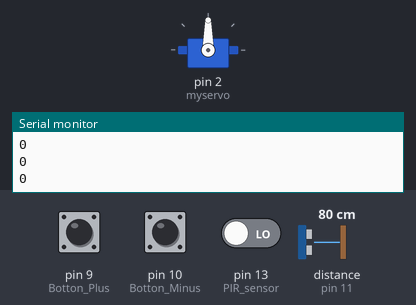
Simulated run of this sketch. Board: Arduino Uno, built with avr-gcc and run on an emulated ATmega328P. On the bench: servo, the last lines printed to the serial monitor. Inputs (shaded band) come from the test bench; at power-on: pin 9 (Botton_Plus) HIGH, distance to the obstacle (sensor on pin 11) 80 cm, pin 10 (Botton_Minus) HIGH, pin 13 (PIR_sensor) LOW. The echo pulse lasts 58.3 µs per cm.

Above: at 1.4 s.
1.5 s: pin 9 (Botton_Plus) pulled LOW for 0.35 s
3.7 s: distance to the obstacle (sensor on pin 11) set to 34 cm
5.2 s: distance to the obstacle (sensor on pin 11) set to 30 cm
At 5.73 s:
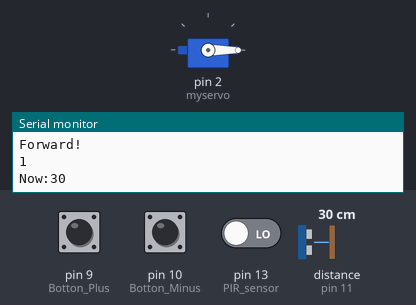
At 6.15 s:
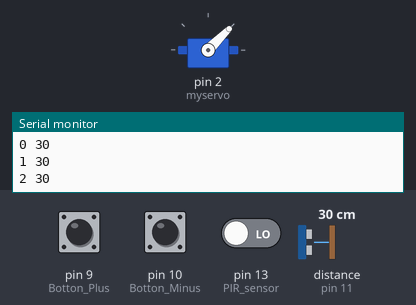
8.2 s: distance to the obstacle (sensor on pin 11) set to 35 cm
At 9.3 s:
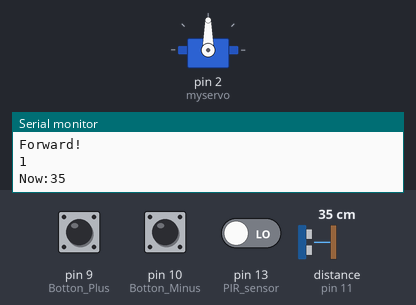
Timing chart, 0 to 10.7 s (numbered marks = the images above; inputs shaded):
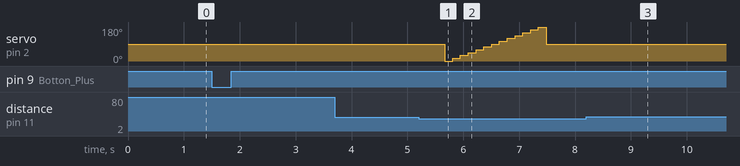

The sketch:

sketch_UltraSound.ino
```cpp
#include <NewPing.h>
#include <Servo.h>
#include <SoftwareSerial.h>

#define PIR_sensor 13
#define Botton_Plus 9
#define Botton_Minus 10
#define IN1 4
#define IN2 5
#define IN3 3
#define IN4 8
#define TRIG 12
#define ECHO 11
#define MAX_DISTANSE 200
NewPing sonar(TRIG,ECHO,MAX_DISTANSE);
Servo myservo;
SoftwareSerial mySerial(6,7);
const int angle_array[13]={0,15,30,45,60,75,90,105,120,135,150,165,180};
const int min_distance=30;
int distance_array[13];
int servo_counter;
int maxarrayindex;
int maxarrayvalue;
char cmd;
int mode = 0;
int premode = -1;
void setup() {
   //randomSeed(analogRead(0));
   myservo.attach(2);
   myservo.write(90);
   mySerial.begin(9600);
   //delay(1000);
   Serial.begin(9600);
   pinMode(Botton_Plus,INPUT_PULLUP);
   pinMode(Botton_Minus,INPUT_PULLUP);
   pinMode(PIR_sensor,INPUT);
}
void loop() {
  if (digitalRead(Botton_Plus)==HIGH) {
   mode+=1;
   premode-=1;
      if (mode>3) {
       mode=0;
       premode=3;
      }
      delay(150);
  }
  if (digitalRead(Botton_Minus)==HIGH) {
   mode-=1;
   premode+=1;
       if (mode<0) {
           mode=3;
           premode=0;
       }
       delay(150);
 }
   switch (mode) {
    case 0:
      Stop();
      break;
    case 1:
      ultrasound_mode();
      break;
    case 2:
      bt_mode();
      break;
    case 3:
      hunt_mode();
      break;
   }
  Serial.println(mode);
}
void hunt_mode() {
  if (digitalRead(PIR_sensor)==HIGH) {
    Forward();
      if (getDistanse() !=0 && getDistanse() <= min_distance) {
       Stop();
      }
  }
  else {
    Stop();
  }
}
void bt_mode() {
 /*
 S-стоп
 B-назад
 F-вперёд
 L-влево
 R-вправо
 */
 if (mySerial.available()) {
	cmd = mySerial.read();
	if (cmd=='S') {
		Stop();
		//delay(50);
		Serial.println("Stop");
	}
	  if (cmd=='F') {
		Forward();
		delay(50);
		Stop();
		Serial.println("Forward");
	}
	  if (cmd=='B') {
		Backward();
		delay(50);
		Stop();
	}
	  if (cmd=='L') {
		Left();
		delay(50);
		Stop();
	}
	  if (cmd=='R') {
		Right();
		delay(50);
		Stop();
	}
 }
 //Serial.println(cmd);
}
void ultrasound_mode() {
    Serial.print("Now:");
    Serial.println(getDistanse());
    if (getDistanse() !=0 && getDistanse() <= min_distance) {
      Stop();
      for(servo_counter=0; servo_counter<13; servo_counter+=1) {
        myservo.write(angle_array[servo_counter]);
        delay(50);
        distance_array[servo_counter] = getDistanse();
        Serial.print(servo_counter);
        Serial.print(" ");
        Serial.println(distance_array[servo_counter]);
      }
    myservo.write(90);
    delay(250);
    maxarrayindex=0;
    maxarrayvalue=0;
    for (servo_counter=0; servo_counter<13; servo_counter+=1) {
      if (maxarrayvalue<distance_array[servo_counter]) {
       maxarrayvalue=distance_array[servo_counter];
       maxarrayindex=servo_counter;
      }
    }
    if (distance_array[maxarrayindex]<min_distance) {
    Backward();
    delay(600);
    Serial.println("Going backward!");
    }
    int tmp2 = 0;
    for (int tmp=4; tmp<9; tmp++) {
     if (distance_array[tmp]< min_distance) {
      tmp2++;
       }
    }
    if (tmp2 > 3) {
     Backward();
     delay(500);
     tmp2=0;
    }
    if (maxarrayindex < 6) {
      Right();
      delay(35);
      Serial.println("Right!");
    }
    else {
     Left();
     delay(35);
     Serial.println("Left!");
    }
    Serial.print("Max array index is: ");
    Serial.println(maxarrayindex);
    Serial.print("Max array value is: ");
    Serial.println(maxarrayvalue);
  }
  else {
   Forward();
   delay(1);
   Serial.println("Forward!");
  }
}
int getDistanse() {
  int distanse = sonar.convert_cm(sonar.ping_median(4));
  return distanse;
}
 void Right(){
  digitalWrite(IN1,LOW);
  digitalWrite(IN2,HIGH);
  digitalWrite(IN3,HIGH);
  digitalWrite(IN4,LOW);
  //delay(duratation);
}
 void Left(){
  digitalWrite(IN1,HIGH);
  digitalWrite(IN2,LOW);
  digitalWrite(IN3,LOW);
  digitalWrite(IN4,HIGH);
  //delay(duratation);
}
 void Forward(){
  digitalWrite(IN1,LOW);
  digitalWrite(IN2,HIGH);
  digitalWrite(IN3,LOW);
  digitalWrite(IN4,HIGH);
  //delay(duratation);
}
 void Backward(){
  digitalWrite(IN1,HIGH);
  digitalWrite(IN2,LOW);
  digitalWrite(IN3,HIGH);
  digitalWrite(IN4,LOW);
  //delay(duratation);
}
 void Stop(){
  digitalWrite(IN1,LOW);
  digitalWrite(IN2,LOW);
  digitalWrite(IN3,LOW);
  digitalWrite(IN4,LOW);
  //delay(duratation);
}
```

Measured:
- the behaviour switches between 31 and 30 cm on distance to the obstacle (sensor on pin 11) (found by bisection; images 0 and 1)
- after the input at 5.2 s, servo on pin 2 (myservo): 90° → 0° after 0.47 s, → 15° 0.14 s later, → 30° 0.14 s later, → 45° 0.14 s later, … (14 changes in this stretch)
- after the input at 8.2 s, servo on pin 2 (myservo): stops changing and stays 90°
